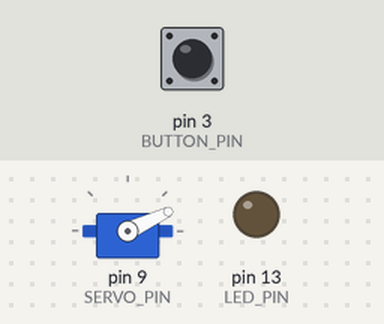
Bench run of a sketch on a simulated Arduino Nano, built with avr-gcc and run on an emulated ATmega328P. On the bench: servo, output pins drawn as LEDs (lit = HIGH). Inputs (shaded band) come from the test bench; at power-on: pin 3 (BUTTON_PIN) HIGH.

Above: at 1.26 s.
1.3 s: pin 3 (BUTTON_PIN) pulled LOW for 0.15 s
At 1.46 s:
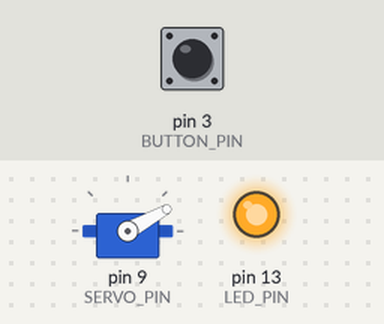
4.3 s: pin 3 (BUTTON_PIN) pulled LOW for 1 s
At 4.46 s:
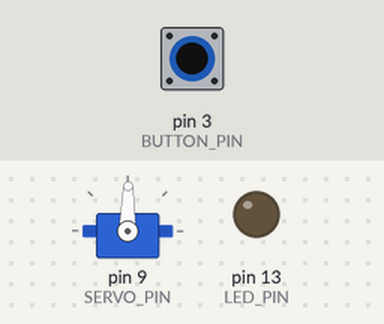
7.3 s: pin 3 (BUTTON_PIN) pulled LOW for 0.15 s
At 9.5 s:
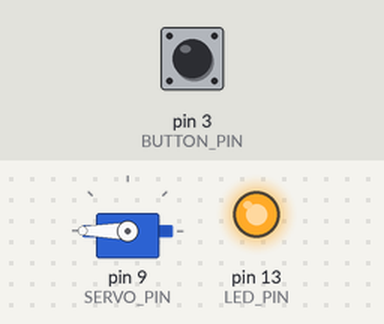
10.3 s: pin 3 (BUTTON_PIN) pulled LOW for 3.2 s
At 11.2 s:
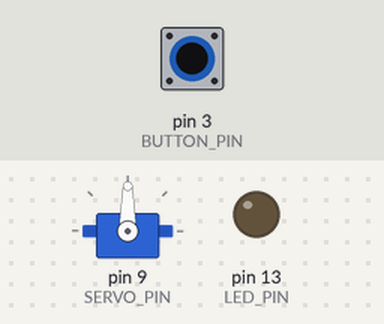
Timing chart, 0 to 13.3 s (numbered marks = the images above; inputs shaded):
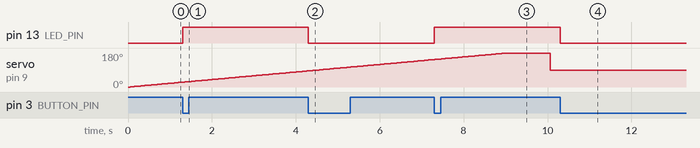

The sketch:

dow_clock_test.ino
```cpp
// dow_clock_test
//
// test the dow clock hardware
//
// tests the servo:  moves from 0 - 180 degrees at a rate of 20 degrees per second - when it reaches 180,
//                   it waits for one second and then moves to 90 for easy pointer alignment
//
// tests the pushbutton:  pushing the bu5tton generates an interrups and drives the extra LED on so long
//                        as the button is pressed


//  VERSION 2 - uses integral LED on pin 13 rather than a seperate LED like version 1


#include <Servo.h>

#define SERVO_PIN           9       // needs to be on a PWM-capable pin
#define LED_PIN             13      // can be mostly any pin but we'll use the standard on-board LED
#define BUTTON_PIN          3       // external interrupts have to be on 2 or 3 on the Nano because of the ATmega328 limitations
                                    // different on differnt processors (some can use any digital pin)

#define DEBOUNCE_MILLISECS  150     // ignore switch pushes within this number of milliseconds of each other


Servo DowServo;

volatile int   LedState = 0;

unsigned long  LastISRTime = 0;     // time the Interru[t service routine (ISR for short) for called previously


void ButtonISR() {

  // this is an ISR - Interrupt Service Routine
  //
  // it gets called whenever the input line it is associated with has some happen (the "something" is configurable)
  //
  // "interrupts" interrupt other code that's running - this function gets called when the conditions happen
  //
  // because of this, the other code that was running us suspended - don't do too much in an interrupt
  // service routine - just do something short or set a flag to handle something later
  //
  // you don't *have* to use an interrupt with a button - you could read it when you want to get the value
  // (called "polling") - this means you only can *see* a button being pressed if you *look* _while_it's being
  // pressed - look at a different time and you'll totally miss it
  //
  // an interrupt *won't* miss it - in fact you could increment a counter and count the number of times the
  // button was pressed and handle it later - that would be hard to do in a reliable way *without* interrupts

  unsigned long interruptTime = millis();       // save the current time in milliseconds when we enter the ISR routine

  // since we're triggering the interrupt with a mechanical button, we have to consider "bounce"
  //
  // this is when a button or other contact doesn't make a super clean, one shot electrical contact and "bounces" some
  // as it's opening or closing - sort of like sparking
  //
  // this isn't a problem for a light switch but due to the speed of the microcontroller, we can see those "bounces"
  // as unwanted activations resulting in unwanted calls to our interrupt routine
  //
  // we fix these through a strategy called "de-bouncnig" - once we see a signal, we disregard other signals
  // for a long enough period of time to get through the bouncing time (which is typically only a few milliseconds)
  // before we pay attention to them again
  //
  // in this case, we don't do anything in this routine if it's happening too fast and just return which
  // effectively ignores them
  //
  // one thing is that this works fine if you just press the button and let it go - if you hold it too long,
  // any bouncing looks like more deliberate pressing so to prevent that, just press it and let it go!

  if (interruptTime - LastISRTime > DEBOUNCE_MILLISECS) {

    LedState = ! LedState;                        // flip it off to on or on to off

    digitalWrite(LED_PIN, LedState);
  }

  LastISRTime = interruptTime;
}


void setup() {

  // setup the servo object
  DowServo.attach(SERVO_PIN);

  // setup the LED pin - just a regular digital output
  pinMode(LED_PIN, OUTPUT);
  digitalWrite(LED_PIN, LedState);

  // setup the button pin - it should be pulled high since the button closing pulls it down
  pinMode(BUTTON_PIN, INPUT_PULLUP);

  // this should cause an interrupt when the input line "falls" - goes from "high" to "low"attachInterrupt(digitalPinToInterrupt(BUTTON_PIN), ISR, FALLING);
  attachInterrupt(digitalPinToInterrupt(BUTTON_PIN), ButtonISR, FALLING);

  // make sure interrupts are enabled (they should be by default)
  interrupts();
}

void loop() {

int degrees;

  // sweep from 0-180 degree at 20 degrees per second
  for (degrees = 0; degrees <= 180 ; degrees++) {
    DowServo.write(degrees);  // set servo position
    delay(50);               // wait 1/20th of a second
  }

  delay(1000);                // we reached 180 so wait for one second

  DowServo.write(90);         // move to the middle of the range

  while (1);                  // spin forever, we're done
}
```

Measured:
- after the input at 1.3 s, pin 13 (LED_PIN): LOW → HIGH at once
- after the input at 4.3 s, pin 13 (LED_PIN): HIGH → LOW at once
- after the input at 7.3 s, pin 13 (LED_PIN): LOW → HIGH at once
- after the input at 10.3 s, pin 13 (LED_PIN): HIGH → LOW at once
- by itself, servo on pin 9 (SERVO_PIN): rises from 145° to 180° in 1.7 s, then falls to 90° in 1.1 s
